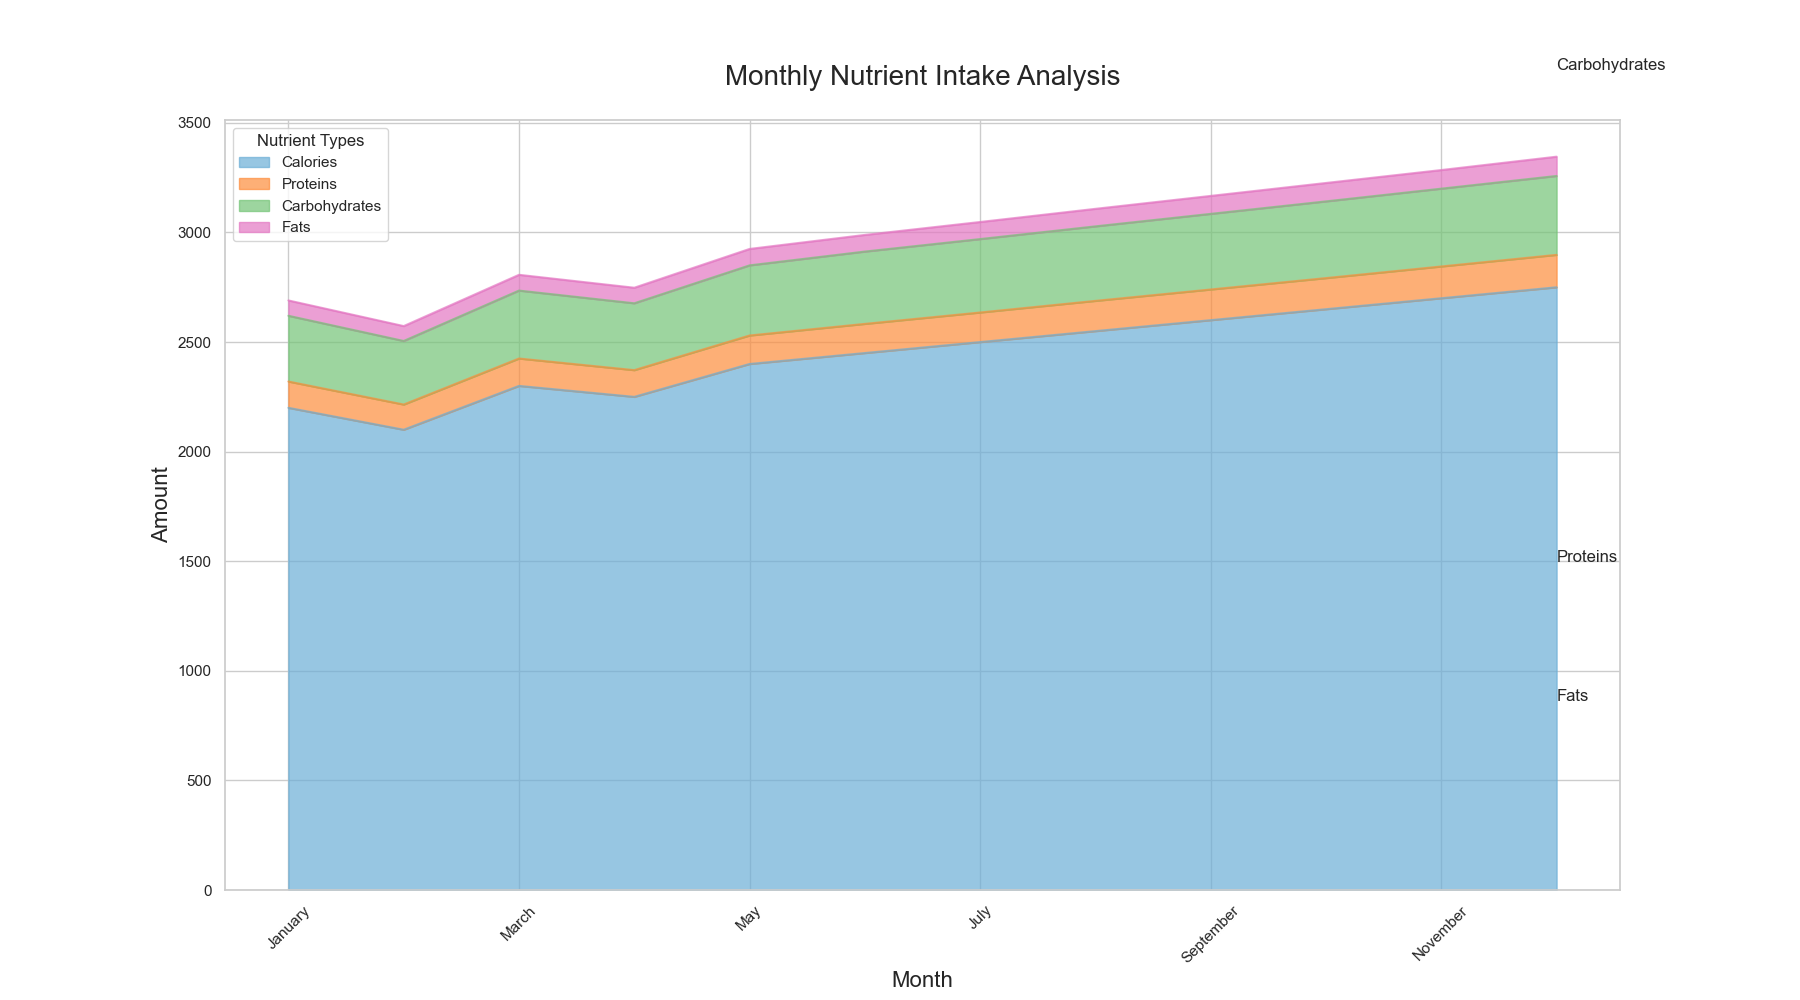

Reproduce this figure in Python.

import seaborn as sns
import pandas as pd
import matplotlib.pyplot as plt
import numpy as np

# Data
data = {
    'Month': ['January', 'February', 'March', 'April', 'May', 'June', 'July', 'August', 'September', 'October', 'November', 'December'],
    'Calories': [2200, 2100, 2300, 2250, 2400, 2450, 2500, 2550, 2600, 2650, 2700, 2750],
    'Proteins': [120, 115, 125, 122, 130, 133, 135, 138, 140, 142, 145, 148],
    'Carbohydrates': [300, 290, 310, 305, 320, 330, 335, 340, 345, 350, 355, 360],
    'Fats': [70, 68, 72, 71, 75, 76, 78, 80, 82, 84, 85, 88],
}

df = pd.DataFrame(data)

# Define a color palette
palette = ["#6baed6", "#fd8d3c", "#74c476", "#e377c2"]

# Melt DataFrame
df_melted = df.melt('Month', var_name='Nutrient', value_name='Amount')

# Plot
plt.figure(figsize=(18, 10))

# Area plot
sns.set_style("whitegrid")
df.set_index('Month').plot(kind='area', stacked=True, color=palette, alpha=0.7, figsize=(18, 10))

# Customization
plt.title('Monthly Nutrient Intake Analysis', fontsize=20, pad=25)
plt.xlabel('Month', fontsize=16)
plt.ylabel('Amount', fontsize=16)
plt.xticks(rotation=45)
plt.legend(title='Nutrient Types', loc='upper left')

# Annotations
for i, nutrient in enumerate(df.columns[1:]):
    y = df[nutrient].cumsum() - (0.5 * df[nutrient])
    for x, value in enumerate(y):
        if x == len(df) - 1:
            plt.text(x, value, f'{nutrient}', fontsize=12, ha='left', va='center')

plt.tight_layout()
plt.show()
